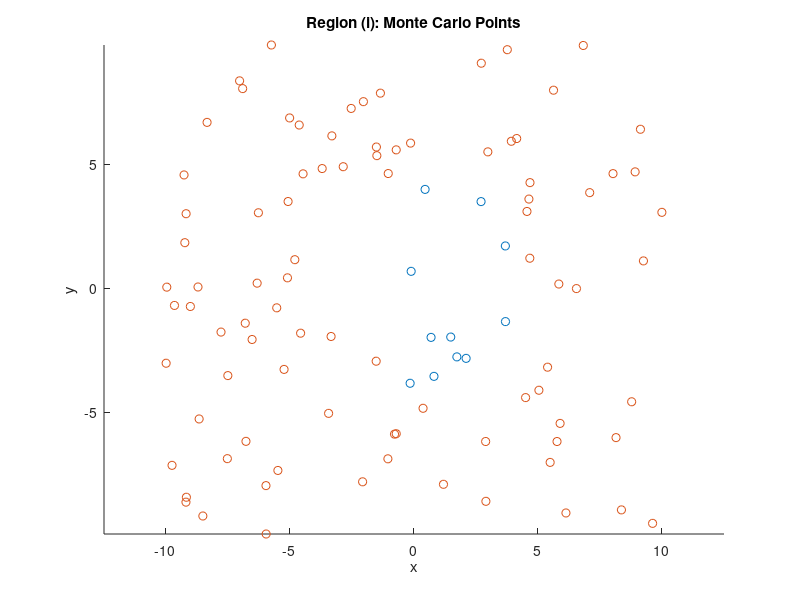
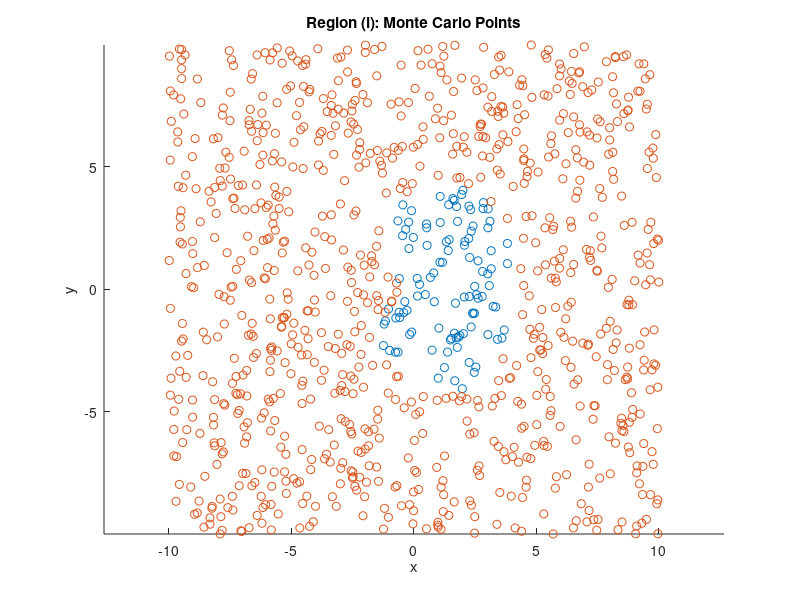
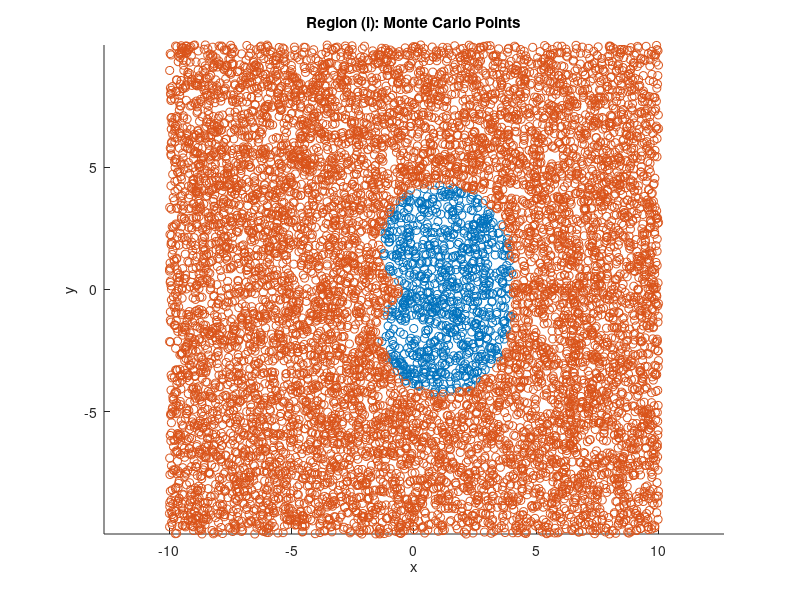

The MATLAB script that drew these images, in order:
%%
%Q1
clc
clear all;

% Region: (x^2 + y^2 - 2x)^2 <= 4(x^2 + 4y^2)

N_val = [100,1000,10000];

xmin = -10;
xmax = 10;
ymin = -10;
ymax = 10;
box_area = (xmax-xmin)*(ymax-ymin);

for N=N_val
    x = xmin + (xmax-xmin)*rand(N,1)
    y = ymin + (ymax-ymin)*rand(N,1);

    inside = ((x.^2 + y.^2 -2*x).^2 <= 4*(x.^2 + 4*y.^2));

    area = box_area * sum(inside)/N;

    % Standard error
    p = sum(inside)/N;
    error = box_area * sqrt(p*(1-p)/N);

    fprintf('N=%d, Estimated Area = %.4f, Error ≈ %.4f\n', N, area, error);
    
    % Plot region with points
    figure;
    scatter(x(inside), y(inside)); hold on;
    scatter(x(~inside), y(~inside));
    title('Region (i): Monte Carlo Points');
    xlabel('x'); 
    ylabel('y'); 
    axis equal;
end
